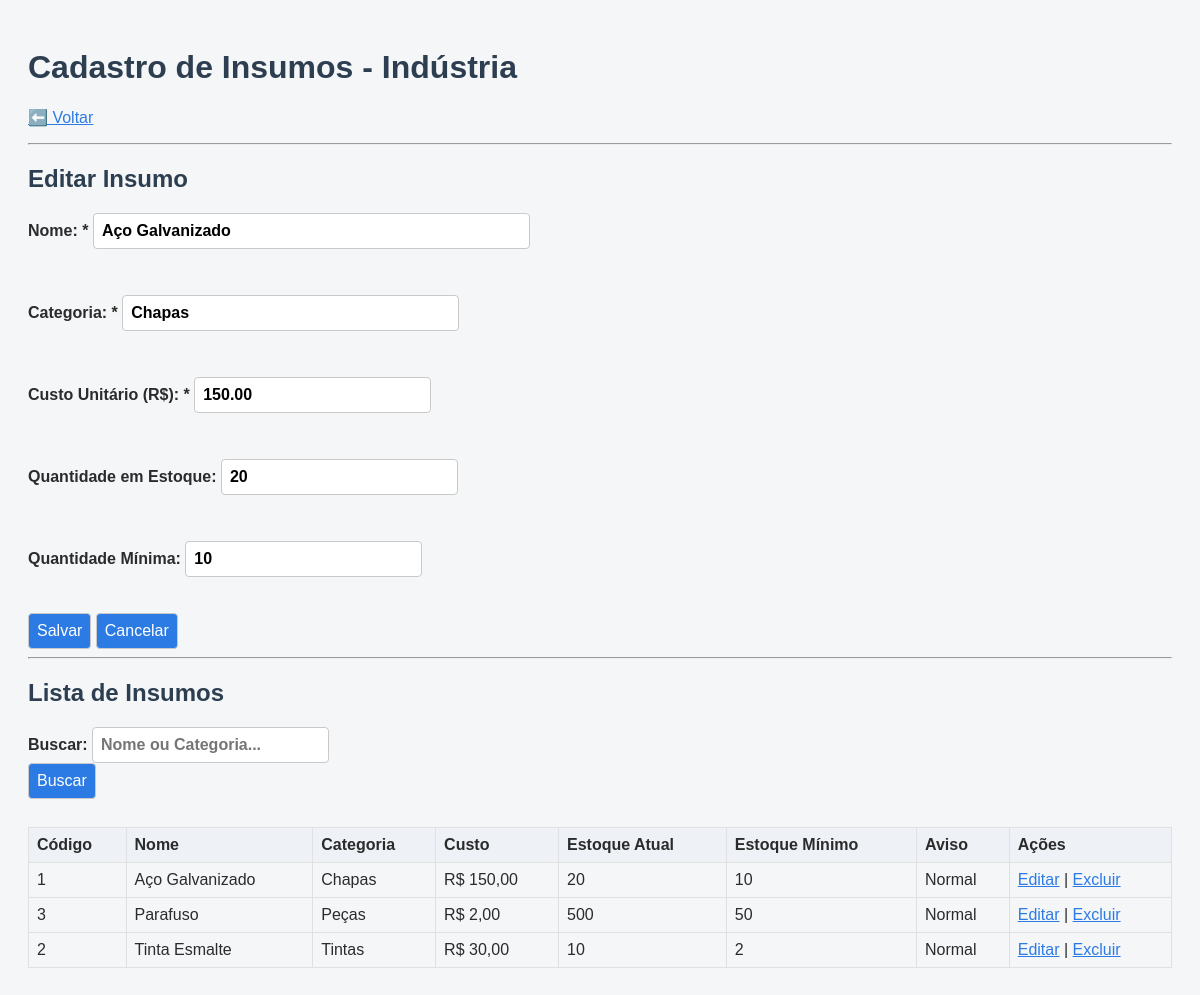
Screenshot of /insumos.php?editar=1 (signed in) with the database file from the repository.
### tables this page shows
CREATE TABLE IF NOT EXISTS `insumos` (
  `idinsumos` INT NOT NULL AUTO_INCREMENT,
  `nome` VARCHAR(250) NOT NULL,
  `quantidade_minima` INT NOT NULL,
  `quantidade` INT NULL,
  `categoria` VARCHAR(100) NOT NULL,
  `custo` DECIMAL(10,2) NOT NULL,
  PRIMARY KEY (`idinsumos`));

### insumos.php (the view, shortened to what this page needs)
<?php
require_once 'config.php';
$insumoEditar = null;
if (isset($_GET['editar'])) {
    $stmt = $conn->prepare("SELECT * FROM insumos WHERE idinsumos = ?");
    $stmt->execute([(int)$_GET['editar']]);
    $insumoEditar = $stmt->fetch();
}
$busca = trim($_GET['busca'] ?? '');
$sql = "SELECT * FROM insumos" . ($busca ? " WHERE nome LIKE :b OR categoria LIKE :b" : "") . " ORDER BY nome";
$stmt = $conn->prepare($sql);
$stmt->execute($busca ? ['b' => "%$busca%"] : []);
$insumos = $stmt->fetchAll();
?>
<!DOCTYPE html>
<html lang="pt-BR">
<head>
    <link rel="stylesheet" href="estilo.css">
</head>
<body>
    <h1>Cadastro de Insumos - Indústria</h1>
    <p><a href="index.php">⬅️ Voltar</a></p>
    <hr>
    <h2><?= $insumoEditar ? 'Editar' : 'Novo' ?> Insumo</h2>
    <form method="POST">
        <label>Nome: *
            <input type="text" name="nome" size="40" value="<?= htmlspecialchars($insumoEditar['nome'] ?? '') ?>" required>
        </label><br><br>
        <label>Categoria: *
            <input type="text" name="categoria" size="30" value="<?= htmlspecialchars($insumoEditar['categoria'] ?? '') ?>" required>
        </label><br><br>
        <label>Custo Unitário (R$): *
            <input type="number" step="0.01" min="0.01" name="custo" value="<?= htmlspecialchars($insumoEditar['custo'] ?? '') ?>" required>
        </label><br><br>
        <label>Quantidade em Estoque:
            <input type="number" name="quantidade" min="0" value="<?= $insumoEditar['quantidade'] ?? 0 ?>">
        </label><br><br>
        <label>Quantidade Mínima:
            <input type="number" name="quantidade_minima" min="0" value="<?= $insumoEditar['quantidade_minima'] ?? 5 ?>">
        </label><br><br>
        <button type="submit">Salvar</button>
        <?php if ($insumoEditar): ?>
            <a href="insumos.php"><button type="button">Cancelar</button></a>
        <?php endif; ?>
    </form>
    <hr>
    <h2>Lista de Insumos</h2>
    <form method="GET">
        <label>Buscar:
            <input type="text" name="busca" value="<?= htmlspecialchars($busca) ?>" placeholder="Nome ou Categoria...">
        </label>
        <button type="submit">Buscar</button>
    </form>
    <br>
    <?php if ($insumos): ?>
        <table border="1" cellpadding="5" cellspacing="0">
            <tr>
                <th>Código</th>
                <th>Nome</th>
                <th>Categoria</th>
                <th>Custo</th>
                <th>Estoque Atual</th>
                <th>Estoque Mínimo</th>
                <th>Aviso</th>
                <th>Ações</th>
            </tr>
            <?php foreach ($insumos as $p): ?>
                <tr>
                    <td><?= htmlspecialchars($p['idinsumos']) ?></td>
                    <td><?= htmlspecialchars($p['nome']) ?></td>
                    <td><?= htmlspecialchars($p['categoria'] ?? '') ?></td>
                    <td>R$ <?= number_format($p['custo'], 2, ',', '.') ?></td>
                    <td><?= $p['quantidade'] ?></td>
                    <td><?= $p['quantidade_minima'] ?></td>
                    <td><?= $p['quantidade'] < $p['quantidade_minima'] ? '<strong style="color:red;">Abaixo do Mínimo</strong>' : 'Normal' ?></td>
                    <td>
                        <a href="insumos.php?editar=<?= $p['idinsumos'] ?>">Editar</a> |
                        <a href="insumos.php?excluir=<?= $p['idinsumos'] ?>" onclick="return confirm('Deseja realmente excluir este insumo?')">Excluir</a>
                    </td>
                </tr>
            <?php endforeach; ?>
        </table>
    <?php else: ?>
        <p>Nenhum insumo cadastrado.</p>
    <?php endif; ?>
</body>
</html>

### estilo.css (style rules this page uses)
body { font-family: Arial, Helvetica, sans-serif; background-color: #f4f6f8; color: #2b2b2b; padding: 20px; }
h1, h2 { color: #2c3e50; }
label { display: block; font-weight: bold; margin-top: 10px; }
input, select, textarea, button { font: inherit; padding: 8px; border-radius: 4px; border: 1px solid #c9c9c9; }
button { background-color: #2c7be5; color: #ffffff; cursor: pointer; }
a { color: #2c7be5; }
table { width: 100%; border-collapse: collapse; margin-top: 10px; }
th, td { padding: 8px; border: 1px solid #e0e0e0; text-align: left; }
th { background-color: #eef2f7; }

### rows the page displays
insumos: nome "Aço Galvanizado", categoria "Chapas", custo "150.00", quantidade "20", quantidade_minima "10", idinsumos "1", custo "150,00", shows "Normal"
insumos: idinsumos "3", nome "Parafuso", categoria "Peças", custo "2,00", quantidade "500", quantidade_minima "50", shows "Normal"
insumos: idinsumos "2", nome "Tinta Esmalte", categoria "Tintas", custo "30,00", quantidade "10", quantidade_minima "2", shows "Normal"
